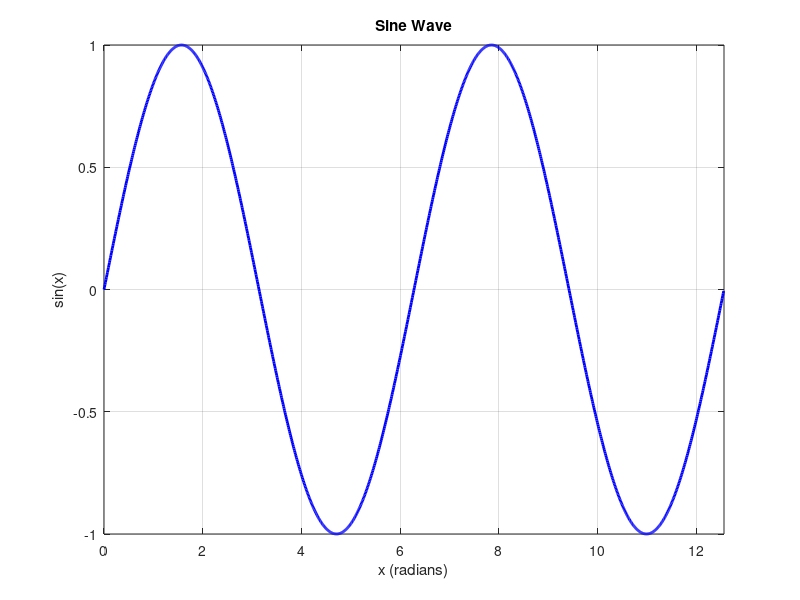

Recreate this plot in MATLAB.
% MATLAB script to plot a sine wave
% Clear workspace and close all figures
clear all;
close all;
clc;

% Define x values from 0 to 4π with small increments
x = 0:0.01:4*pi;

% Calculate y values as sine of x
y = sin(x);

% Create the plot
figure;
plot(x, y, 'b-', 'LineWidth', 2);
title('Sine Wave');
xlabel('x (radians)');
ylabel('sin(x)');
grid on;

% Add some styling
xlim([0 4*pi]);
